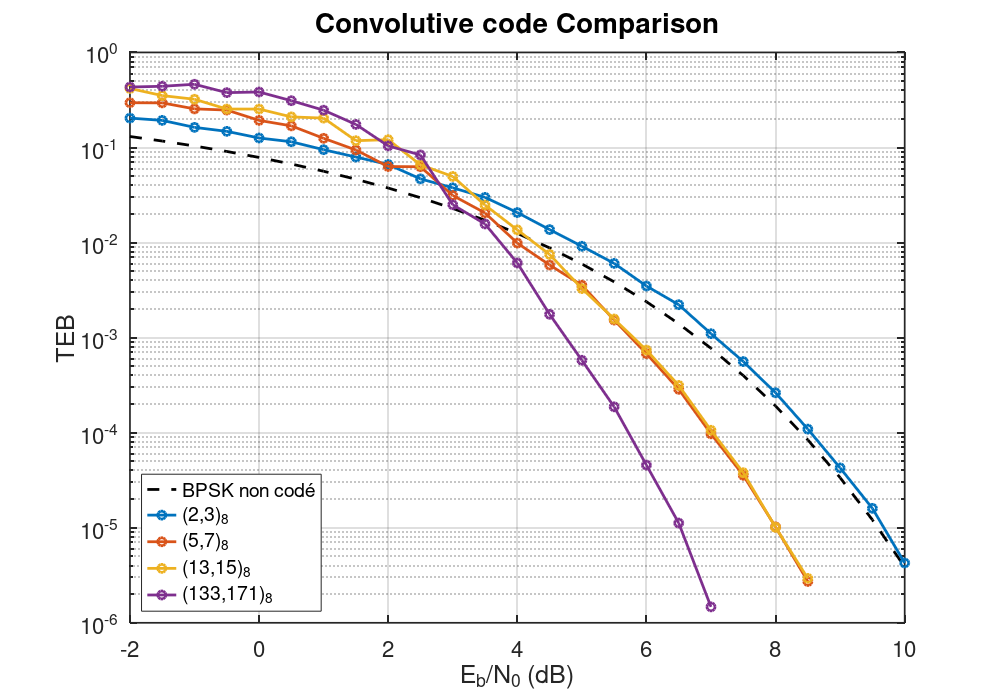

Here is the MATLAB script that generated this plot:
clear; clc; close all;

%% Données recopiées depuis le tableau
EbN0dB = -2:0.5:10;
nSNR = numel(EbN0dB);

noms = {'(2,3)_8','(5,7)_8','(13,15)_8','(133,171)_8'};

TEB = nan(4,nSNR);

% (2,3)_8
TEB(1,:) = [2.04e-1 1.93e-1 1.63e-1 1.48e-1 1.26e-1 ...
            1.15e-1 9.49e-2 7.94e-2 6.63e-2 4.68e-2 ...
            3.77e-2 2.99e-2 2.07e-2 1.37e-2 9.15e-3 ...
            6.04e-3 3.49e-3 2.22e-3 1.10e-3 5.60e-4 ...
            2.63e-4 1.09e-4 4.26e-5 1.60e-5 4.26e-6];

% (5,7)_8
TEB(2,1:22) = [2.96e-1 2.95e-1 2.55e-1 2.48e-1 1.93e-1 ...
               1.69e-1 1.25e-1 9.42e-2 6.31e-2 6.28e-2 ...
               3.13e-2 2.05e-2 9.88e-3 5.81e-3 3.56e-3 ...
               1.53e-3 6.79e-4 2.86e-4 9.72e-5 3.56e-5 ...
               1.02e-5 2.72e-6];

% (13,15)_8
TEB(3,1:22) = [4.18e-1 3.52e-1 3.22e-1 2.54e-1 2.54e-1 ...
               2.10e-1 2.04e-1 1.18e-1 1.21e-1 6.58e-2 ...
               4.96e-2 2.48e-2 1.36e-2 7.50e-3 3.28e-3 ...
               1.57e-3 7.39e-4 3.14e-4 1.06e-4 3.79e-5 ...
               1.01e-5 2.93e-6];

% (133,171)_8
TEB(4,1:19) = [4.33e-1 4.41e-1 4.63e-1 3.78e-1 3.84e-1 ...
               3.11e-1 2.47e-1 1.75e-1 1.04e-1 8.35e-2 ...
               2.50e-2 1.57e-2 6.10e-3 1.76e-3 5.78e-4 ...
               1.87e-4 4.56e-5 1.12e-5 1.47e-6];

%% Courbe non codée BPSK
Pb_u = qfunc(sqrt(2*10.^(EbN0dB/10)));

figure(1); clf;
set(gcf, 'Units', 'pixels', 'Position', [100 100 1000 700], ...
         'Color', 'white', 'PaperPositionMode', 'auto');

% Courbe non codée BPSK
Pb_u = qfunc(sqrt(2*10.^(EbN0dB/10)));

semilogy(EbN0dB, Pb_u, 'k--', 'LineWidth', 2, ...
    'DisplayName', 'BPSK non codé');
hold on;

for i = 1:4
    semilogy(EbN0dB, TEB(i,:), 'o-', 'LineWidth', 2, ...
        'DisplayName', noms{i});
end

grid on;
set(gca, 'FontSize', 16, 'LineWidth', 1.2, 'Box', 'on');
xlim([min(EbN0dB) max(EbN0dB)]);
ylim([1e-6 1]);

xlabel('E_b/N_0 (dB)', 'FontSize', 18, 'Interpreter', 'tex');
ylabel('TEB',           'FontSize', 18, 'Interpreter', 'tex');
title('Convolutive code Comparison', 'FontSize', 20, 'Interpreter', 'tex');

lgd = legend('Location', 'southwest');
set(lgd, 'FontSize', 14, 'Interpreter', 'tex', 'Box', 'on');

%% Export PNG robuste
exportgraphics(gcf, 'comparison_conv_codes.png', ...
    'Resolution', 300, ...
    'BackgroundColor', 'white', ...
    'Padding', 'figure');

%% Seuil non codé à Pb = 1e-5
EbN0_non_code_1e5 = 10*log10(qfuncinv(1e-5)^2/2);

%% Calcul du seuil codé à TEB = 1e-5 et du gain
EbN0_code_1e5 = nan(1,4);
gain_codage   = nan(1,4);

for i = 1:4
    idx = find(TEB(i,:) < 1e-5, 1, 'first');

    if isempty(idx) || idx == 1
        EbN0_code_1e5(i) = NaN;
    else
        x1 = EbN0dB(idx-1);
        x2 = EbN0dB(idx);
        y1 = log10(TEB(i,idx-1));
        y2 = log10(TEB(i,idx));

        EbN0_code_1e5(i) = interp1([y1 y2], [x1 x2], -5);
    end

    gain_codage(i) = EbN0_non_code_1e5 - EbN0_code_1e5(i);
end

%% Affichage tableau
R      = [0.4995 0.4990 0.4985 0.4971];
m      = [1 2 3 6];
etats  = [2 4 8 64];
dmin   = [3 5 6 10];

fprintf('\nSeuil non codé à Pb=1e-5 : %.3f dB\n\n', EbN0_non_code_1e5);
fprintf('| %-13s | %-8s | %-3s | %-5s | %-4s | %-12s | %-10s |\n', ...
    'Code','Rendement','m','Etats','dmin','EbN0@1e-5','Gain');
fprintf('|---------------|----------|-----|-------|------|--------------|------------|\n');

for i = 1:4
    fprintf('| %-13s | %-8.4f | %-3d | %-5d | %-4d | %-12.3f | %-10.3f |\n', ...
        noms{i}, R(i), m(i), etats(i), dmin(i), ...
        EbN0_code_1e5(i), gain_codage(i));
end
